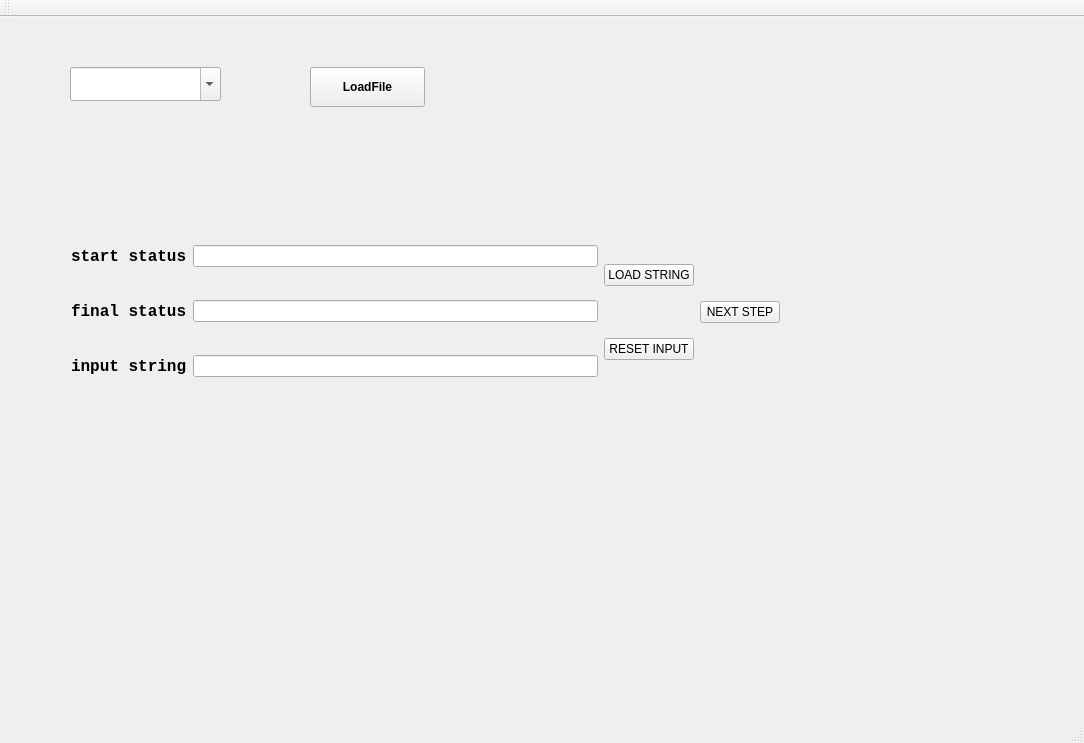
<?xml version="1.0" encoding="UTF-8"?>
<ui version="4.0">
 <class>MainWindow</class>
 <widget class="QMainWindow" name="MainWindow">
  <property name="geometry">
   <rect>
    <x>0</x>
    <y>0</y>
    <width>1084</width>
    <height>743</height>
   </rect>
  </property>
  <property name="windowTitle">
   <string>MainWindow</string>
  </property>
  <widget class="QWidget" name="centralWidget">
   <widget class="QComboBox" name="CB_selectTM">
    <property name="geometry">
     <rect>
      <x>70</x>
      <y>50</y>
      <width>151</width>
      <height>34</height>
     </rect>
    </property>
    <property name="editable">
     <bool>true</bool>
    </property>
    <property name="currentText">
     <string/>
    </property>
   </widget>
   <widget class="QPushButton" name="BTN_LoadFile">
    <property name="geometry">
     <rect>
      <x>310</x>
      <y>50</y>
      <width>115</width>
      <height>40</height>
     </rect>
    </property>
    <property name="font">
     <font>
      <weight>75</weight>
      <italic>false</italic>
      <bold>true</bold>
     </font>
    </property>
    <property name="text">
     <string>LoadFile</string>
    </property>
   </widget>
   <widget class="QWidget" name="layoutWidget">
    <property name="geometry">
     <rect>
      <x>60</x>
      <y>190</y>
      <width>731</width>
      <height>211</height>
     </rect>
    </property>
    <layout class="QHBoxLayout" name="horizontalLayout_5">
     <item>
      <layout class="QVBoxLayout" name="verticalLayout">
       <item>
        <layout class="QHBoxLayout" name="horizontalLayout">
         <item>
          <widget class="QLabel" name="LBL_startStatus">
           <property name="font">
            <font>
             <family>Consolas</family>
             <pointsize>12</pointsize>
             <weight>75</weight>
             <bold>true</bold>
            </font>
           </property>
           <property name="text">
            <string>start status</string>
           </property>
          </widget>
         </item>
         <item>
          <widget class="QLineEdit" name="LE_startStatus">
           <property name="readOnly">
            <bool>true</bool>
           </property>
          </widget>
         </item>
        </layout>
       </item>
       <item>
        <layout class="QHBoxLayout" name="horizontalLayout_2">
         <item>
          <widget class="QLabel" name="LBL_finalStatus">
           <property name="font">
            <font>
             <family>Consolas</family>
             <pointsize>12</pointsize>
             <weight>75</weight>
             <bold>true</bold>
            </font>
           </property>
           <property name="text">
            <string>final status</string>
           </property>
          </widget>
         </item>
         <item>
          <widget class="QLineEdit" name="LE_finalStatus">
           <property name="readOnly">
            <bool>true</bool>
           </property>
          </widget>
         </item>
        </layout>
       </item>
       <item>
        <layout class="QHBoxLayout" name="horizontalLayout_3">
         <item>
          <widget class="QLabel" name="LBL_inputString">
           <property name="font">
            <font>
             <family>Consolas</family>
             <pointsize>12</pointsize>
             <weight>75</weight>
             <bold>true</bold>
            </font>
           </property>
           <property name="text">
            <string>input string</string>
           </property>
          </widget>
         </item>
         <item>
          <widget class="QLineEdit" name="LE_inputString"/>
         </item>
        </layout>
       </item>
      </layout>
     </item>
     <item>
      <layout class="QHBoxLayout" name="horizontalLayout_4">
       <item>
        <layout class="QVBoxLayout" name="verticalLayout_2">
         <item>
          <widget class="QPushButton" name="BTN_LoadString">
           <property name="text">
            <string>LOAD STRING</string>
           </property>
          </widget>
         </item>
         <item>
          <widget class="QPushButton" name="BTN_RESET">
           <property name="text">
            <string>RESET INPUT</string>
           </property>
           <property name="flat">
            <bool>false</bool>
           </property>
          </widget>
         </item>
        </layout>
       </item>
       <item>
        <widget class="QPushButton" name="BTN_NextStep">
         <property name="text">
          <string>NEXT STEP</string>
         </property>
        </widget>
       </item>
      </layout>
     </item>
    </layout>
   </widget>
  </widget>
  <widget class="QMenuBar" name="menuBar">
   <property name="geometry">
    <rect>
     <x>0</x>
     <y>0</y>
     <width>1084</width>
     <height>36</height>
    </rect>
   </property>
  </widget>
  <widget class="QToolBar" name="mainToolBar">
   <attribute name="toolBarArea">
    <enum>TopToolBarArea</enum>
   </attribute>
   <attribute name="toolBarBreak">
    <bool>false</bool>
   </attribute>
  </widget>
  <widget class="QStatusBar" name="statusBar"/>
 </widget>
 <layoutdefault spacing="6" margin="11"/>
 <resources/>
 <connections/>
</ui>
